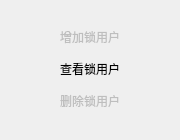
                      <widget class="QWidget" name="page_12">
                       <property name="geometry">
                        <rect>
                         <x>0</x>
                         <y>0</y>
                         <width>180</width>
                         <height>140</height>
                        </rect>
                       </property>
                       <attribute name="label">
                        <string>锁用户管理</string>
                       </attribute>
                       <layout class="QVBoxLayout" name="verticalLayout_15">
                        <item>
                         <spacer name="verticalSpacer_5">
                          <property name="orientation">
                           <enum>Qt::Vertical</enum>
                          </property>
                          <property name="sizeHint" stdset="0">
                           <size>
                            <width>20</width>
                            <height>14</height>
                           </size>
                          </property>
                         </spacer>
                        </item>
                        <item>
                         <widget class="QPushButton" name="pushButton_30">
                          <property name="enabled">
                           <bool>false</bool>
                          </property>
                          <property name="focusPolicy">
                           <enum>Qt::StrongFocus</enum>
                          </property>
                          <property name="styleSheet">
                           <string notr="true">font: 75 10pt &quot;新宋体&quot;;</string>
                          </property>
                          <property name="text">
                           <string>增加锁用户</string>
                          </property>
                          <property name="flat">
                           <bool>true</bool>
                          </property>
                         </widget>
                        </item>
                        <item>
                         <widget class="QPushButton" name="pushButton_29">
                          <property name="focusPolicy">
                           <enum>Qt::StrongFocus</enum>
                          </property>
                          <property name="styleSheet">
                           <string notr="true">font: 75 10pt &quot;新宋体&quot;;</string>
                          </property>
                          <property name="text">
                           <string>查看锁用户</string>
                          </property>
                          <property name="flat">
                           <bool>true</bool>
                          </property>
                         </widget>
                        </item>
                        <item>
                         <widget class="QPushButton" name="pushButton_31">
                          <property name="enabled">
                           <bool>false</bool>
                          </property>
                          <property name="focusPolicy">
                           <enum>Qt::StrongFocus</enum>
                          </property>
                          <property name="styleSheet">
                           <string notr="true">font: 75 10pt &quot;新宋体&quot;;</string>
                          </property>
                          <property name="text">
                           <string>删除锁用户</string>
                          </property>
                          <property name="flat">
                           <bool>true</bool>
                          </property>
                         </widget>
                        </item>
                        <item>
                         <spacer name="verticalSpacer_6">
                          <property name="orientation">
                           <enum>Qt::Vertical</enum>
                          </property>
                          <property name="sizeHint" stdset="0">
                           <size>
                            <width>20</width>
                            <height>15</height>
                           </size>
                          </property>
                         </spacer>
                        </item>
                       </layout>
                      </widget>
